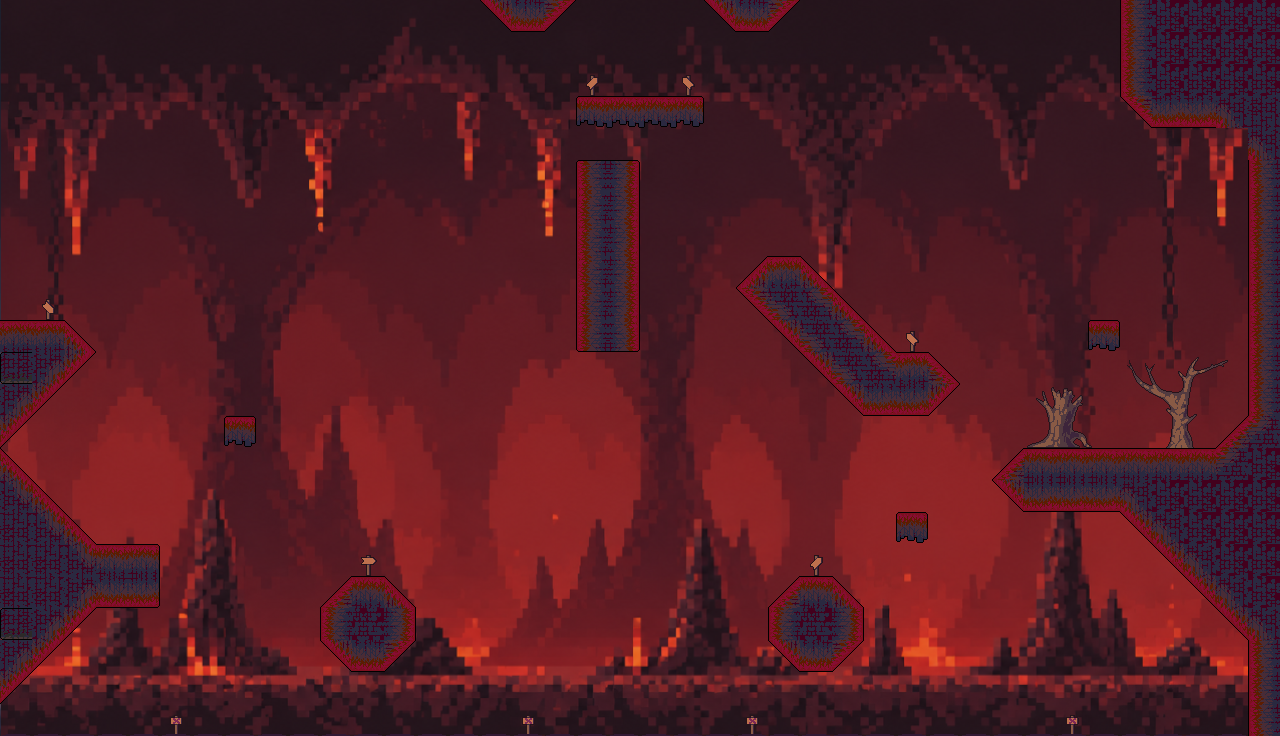

Below is a game level as drawn by its tile map, then a one-line description and the .tmx file that defines it, in full:
An orthogonal 40x23 tile map with 32x32 px tiles, 2 tile layers (Capa de patrones 2, Platforms), 6 tilesets, 1 image layer.

<map version="1.10" tiledversion="1.12.1" orientation="orthogonal" renderorder="right-down" width="40" height="23" tilewidth="32" tileheight="32" infinite="0" nextlayerid="4" nextobjectid="1">
 <tileset firstgid="1" source="Tileset_infierno.tsx" />
 <tileset firstgid="97" source="Tileset_Infierno_girado.tsx" />
 <tileset firstgid="193" source="Tileset_Tierra_.tsx" />
 <tileset firstgid="289" source="Decoracion/Señales.tsx" />
 <tileset firstgid="301" source="Decoracion/Troncos.tsx" />
 <tileset firstgid="397" source="Decoracion/Arboles_sin_hojas.tsx" />
 <imagelayer id="2" name="Capa de Imagen 1">
  <image source="../Mapas/Infierno abajo.png" width="1280" height="736" />
 </imagelayer>
 <layer id="3" name="Capa de patrones 2" width="40" height="23">
  <data encoding="csv">
0,0,0,0,0,0,0,0,0,0,0,0,0,0,0,0,0,0,0,0,0,0,0,0,0,0,0,0,0,0,0,0,0,0,0,0,0,0,0,0,
0,0,0,0,0,0,0,0,0,0,0,0,0,0,0,0,0,0,0,0,0,0,0,0,0,0,0,0,0,0,0,0,0,0,0,0,0,0,0,0,
0,0,0,0,0,0,0,0,0,0,0,0,0,0,0,0,0,0,294,0,0,295,0,0,0,0,0,0,0,0,0,0,0,0,0,0,0,0,0,0,
0,0,0,0,0,0,0,0,0,0,0,0,0,0,0,0,0,0,0,0,0,0,0,0,0,0,0,0,0,0,0,0,0,0,0,0,0,0,0,0,
0,0,0,0,0,0,0,0,0,0,0,0,0,0,0,0,0,0,0,0,0,0,0,0,0,0,0,0,0,0,0,0,0,0,0,0,0,0,0,0,
0,0,0,0,0,0,0,0,0,0,0,0,0,0,0,0,0,0,0,0,0,0,0,0,0,0,0,0,0,0,0,0,0,0,0,0,0,0,0,0,
0,0,0,0,0,0,0,0,0,0,0,0,0,0,0,0,0,0,0,0,0,0,0,0,0,0,0,0,0,0,0,0,0,0,0,0,0,0,0,0,
0,0,0,0,0,0,0,0,0,0,0,0,0,0,0,0,0,0,0,0,0,0,0,0,0,0,0,0,0,0,0,0,0,0,0,0,0,0,0,0,
0,0,0,0,0,0,0,0,0,0,0,0,0,0,0,0,0,0,0,0,0,0,0,0,0,0,0,0,0,0,0,0,0,0,0,0,0,0,0,0,
0,296,0,0,0,0,0,0,0,0,0,0,0,0,0,0,0,0,0,0,0,0,0,0,0,0,0,0,0,0,0,0,0,0,0,0,0,0,0,0,
0,0,0,0,0,0,0,0,0,0,0,0,0,0,0,0,0,0,0,0,0,0,0,0,0,0,0,0,295,0,0,0,0,0,0,432,433,434,435,0,
0,0,0,0,0,0,0,0,0,0,0,0,0,0,0,0,0,0,0,0,0,0,0,0,0,0,0,0,0,0,0,0,0,0,0,439,440,441,442,0,
0,0,0,0,0,0,0,0,0,0,0,0,0,0,0,0,0,0,0,0,0,0,0,0,0,0,0,0,0,0,0,0,354,355,356,446,447,448,449,0,
0,0,0,0,0,0,0,0,0,0,0,0,0,0,0,0,0,0,0,0,0,0,0,0,0,0,0,0,0,0,0,0,362,363,364,453,454,455,456,0,
0,0,0,0,0,0,0,0,0,0,0,0,0,0,0,0,0,0,0,0,0,0,0,0,0,0,0,0,0,0,0,0,0,0,0,0,0,0,0,0,
0,0,0,0,0,0,0,0,0,0,0,0,0,0,0,0,0,0,0,0,0,0,0,0,0,0,0,0,0,0,0,0,0,0,0,0,0,0,0,0,
0,0,0,0,0,0,0,0,0,0,0,0,0,0,0,0,0,0,0,0,0,0,0,0,0,0,0,0,0,0,0,0,0,0,0,0,0,0,0,0,
0,0,0,0,0,0,0,0,0,0,0,289,0,0,0,0,0,0,0,0,0,0,0,0,0,294,0,0,0,0,0,0,0,0,0,0,0,0,0,0,
0,0,0,0,0,0,0,0,0,0,0,0,0,0,0,0,0,0,0,0,0,0,0,0,0,0,0,0,0,0,0,0,0,0,0,0,0,0,0,0,
0,0,0,0,0,0,0,0,0,0,0,0,0,0,0,0,0,0,0,0,0,0,0,0,0,0,0,0,0,0,0,0,0,0,0,0,0,0,0,0,
0,0,0,0,0,0,0,0,0,0,0,0,0,0,0,0,0,0,0,0,0,0,0,0,0,0,0,0,0,0,0,0,0,0,0,0,0,0,0,0,
0,0,0,0,0,0,0,0,0,0,0,0,0,0,0,0,0,0,0,0,0,0,0,0,0,0,0,0,0,0,0,0,0,0,0,0,0,0,0,0,
0,0,0,0,0,297,0,0,0,0,0,0,0,0,0,0,297,0,0,0,0,0,0,297,0,0,0,0,0,0,0,0,0,297,0,0,0,0,0,0
</data>
 </layer>
 <layer id="1" name="Platforms" width="40" height="23">
  <data encoding="csv">
0,0,0,0,0,0,0,0,0,0,0,0,0,0,0,3221225514,3221225474,2684354602,0,0,0,0,3221225514,3221225474,2684354602,0,0,0,0,0,0,0,0,0,0,2147483760,2147483685,2147483685,2147483685,2147483685,
0,0,0,0,0,0,0,0,0,0,0,0,0,0,0,0,0,0,0,0,0,0,0,0,0,0,0,0,0,0,0,0,0,0,0,2147483760,2147483685,2147483685,2147483685,2147483685,
0,0,0,0,0,0,0,0,0,0,0,0,0,0,0,0,0,0,0,0,0,0,0,0,0,0,0,0,0,0,0,0,0,0,0,2147483760,2147483685,2147483685,2147483685,2147483685,
0,0,0,0,0,0,0,0,0,0,0,0,0,0,0,0,0,0,49,50,50,51,0,0,0,0,0,0,0,0,0,0,0,0,0,2147483789,1073741826,1073741826,1073741879,1073741848,
0,0,0,0,0,0,0,0,0,0,0,0,0,0,0,0,0,0,0,0,0,0,0,0,0,0,0,0,0,0,0,0,0,0,0,0,0,0,0,1073741879,
0,0,0,0,0,0,0,0,0,0,0,0,0,0,0,0,0,0,2147483752,104,0,0,0,0,0,0,0,0,0,0,0,0,0,0,0,0,0,0,0,2147483760,
0,0,0,0,0,0,0,0,0,0,0,0,0,0,0,0,0,0,3221225584,112,0,0,0,0,0,0,0,0,0,0,0,0,0,0,0,0,0,0,0,2147483760,
0,0,0,0,0,0,0,0,0,0,0,0,0,0,0,0,0,0,3221225584,112,0,0,0,0,0,0,0,0,0,0,0,0,0,0,0,0,0,0,0,2147483760,
0,0,0,0,0,0,0,0,0,0,0,0,0,0,0,0,0,0,3221225584,112,0,0,0,2147483690,2147483650,2147483691,0,0,0,0,0,0,0,0,0,0,0,0,0,2147483760,
0,0,0,0,0,0,0,0,0,0,0,0,0,0,0,0,0,0,3221225584,112,0,0,0,536870954,536870966,3758096438,2147483691,0,0,0,0,0,0,0,0,0,0,0,0,2147483760,
2147483650,2147483650,2147483691,0,0,0,0,0,0,0,0,0,0,0,0,0,0,0,3221225576,1073741928,0,0,0,0,1073741867,536870966,3758096438,2147483691,0,0,0,0,0,0,52,0,0,0,0,2147483760,
3221225495,3221225527,3221225515,0,0,0,0,0,0,0,0,0,0,0,0,0,0,0,0,0,0,0,0,0,0,1073741867,536870966,3758096438,2147483650,3758096426,0,0,0,0,0,0,0,0,0,2147483760,
3221225527,3221225515,0,0,0,0,0,0,0,0,0,0,0,0,0,0,0,0,0,0,0,0,0,0,0,0,1073741867,1073741826,1073741826,1073741866,0,0,0,0,0,0,0,0,0,2147483760,
3221225515,0,0,0,0,0,0,52,0,0,0,0,0,0,0,0,0,0,0,0,0,0,0,0,0,0,0,0,0,0,0,0,0,0,0,0,0,0,536870955,536870967,
2147483691,0,0,0,0,0,0,0,0,0,0,0,0,0,0,0,0,0,0,0,0,0,0,0,0,0,0,0,0,0,0,536870955,2,2,2,2,2,2,536870967,2147483685,
2147483703,2147483691,0,0,0,0,0,0,0,0,0,0,0,0,0,0,0,0,0,0,0,0,0,0,0,0,0,0,0,0,0,1073741867,1073741826,1073741826,1073741826,1073741879,2147483685,2147483685,2147483685,2147483685,
24,2147483703,2147483691,0,0,0,0,0,0,0,0,0,0,0,0,0,0,0,0,0,0,0,0,0,0,0,0,0,52,0,0,0,0,0,0,1073741867,1073741879,2147483685,2147483685,2147483685,
24,24,2147483703,2,3,0,0,0,0,0,0,0,0,0,0,0,0,0,0,0,0,0,0,0,0,0,0,0,0,0,0,0,0,0,0,0,1073741867,1073741879,2147483685,2147483685,
24,24,3221225527,3221225474,1073741827,0,0,0,0,0,1610612778,2,42,0,0,0,0,0,0,0,0,0,0,0,1610612778,2,42,0,0,0,0,0,0,0,0,0,0,1073741867,1073741879,2147483685,
3221225495,3221225527,3221225515,0,0,0,0,0,0,0,3221225584,101,112,0,0,0,0,0,0,0,0,0,0,0,3221225584,101,112,0,0,0,0,0,0,0,0,0,0,0,1073741867,1073741879,
3221225527,3221225515,0,0,0,0,0,0,0,0,3221225514,3221225474,2684354602,0,0,0,0,0,0,0,0,0,0,0,3221225514,3221225474,2684354602,0,0,0,0,0,0,0,0,0,0,0,0,2147483760,
3221225515,0,0,0,0,0,0,0,0,0,0,0,0,0,0,0,0,0,0,0,0,0,0,0,0,0,0,0,0,0,0,0,0,0,0,0,0,0,0,2147483760,
282,282,282,282,282,282,282,282,282,282,282,282,282,282,282,282,282,282,282,282,282,282,282,282,282,282,282,282,282,282,282,282,282,2147483930,2147483930,2147483930,2147483930,2147483930,2147483930,2147483760
</data>
 </layer>
</map>
